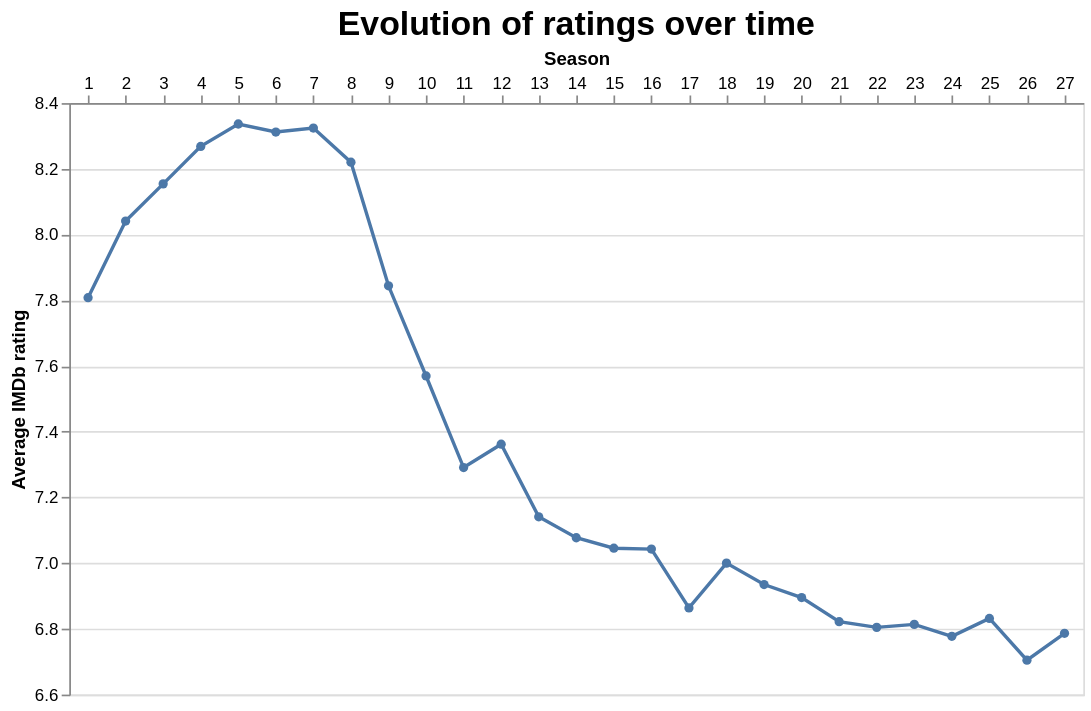

This figure's notebook cell:
### Code cell
chart_2 = alt.Chart(df).mark_line(point=True).encode(
    x=alt.X("season:O", title="Season", axis=alt.Axis(labelAngle=0, orient="top")),
    y=alt.Y("mean(imdb_rating):Q", title="Average IMDb rating", scale=alt.Scale(zero=False)),
    tooltip=[
        alt.Tooltip("season:O", title="Season"),
        alt.Tooltip("mean(imdb_rating):Q", title="Avg rating", format=".1f")
    ]
).properties(
    title="Evolution of ratings over time",
    width=600,
    height=350
).configure_title(
    fontSize=20
)

chart_2

### Figure 1 — Vega-Lite specification as saved in the notebook (floating-point values rounded to 4 significant figures; data arrays with more than 128 entries replaced by an {"elided": "..."} marker saying what was removed)
{"config": {"view": {"continuousWidth": 300, "continuousHeight": 300}, "title": {"fontSize": 20}}, "data": {"name": "data-3b07724db6a936f0add46336d4b13dfa"}, "mark": {"type": "line", "point": true}, "encoding": {"tooltip": [{"field": "season", "title": "Season", "type": "ordinal"}, {"aggregate": "mean", "field": "imdb_rating", "format": ".1f", "title": "Avg rating", "type": "quantitative"}], "x": {"axis": {"labelAngle": 0, "orient": "top"}, "field": "season", "title": "Season", "type": "ordinal"}, "y": {"aggregate": "mean", "field": "imdb_rating", "scale": {"zero": false}, "title": "Average IMDb rating", "type": "quantitative"}}, "height": 350, "title": "Evolution of ratings over time", "width": 600, "$schema": "https://vega.github.io/schema/vega-lite/v5.20.1.json", "datasets": {"data-3b07724db6a936f0add46336d4b13dfa": {"elided": "596 records"}}}
